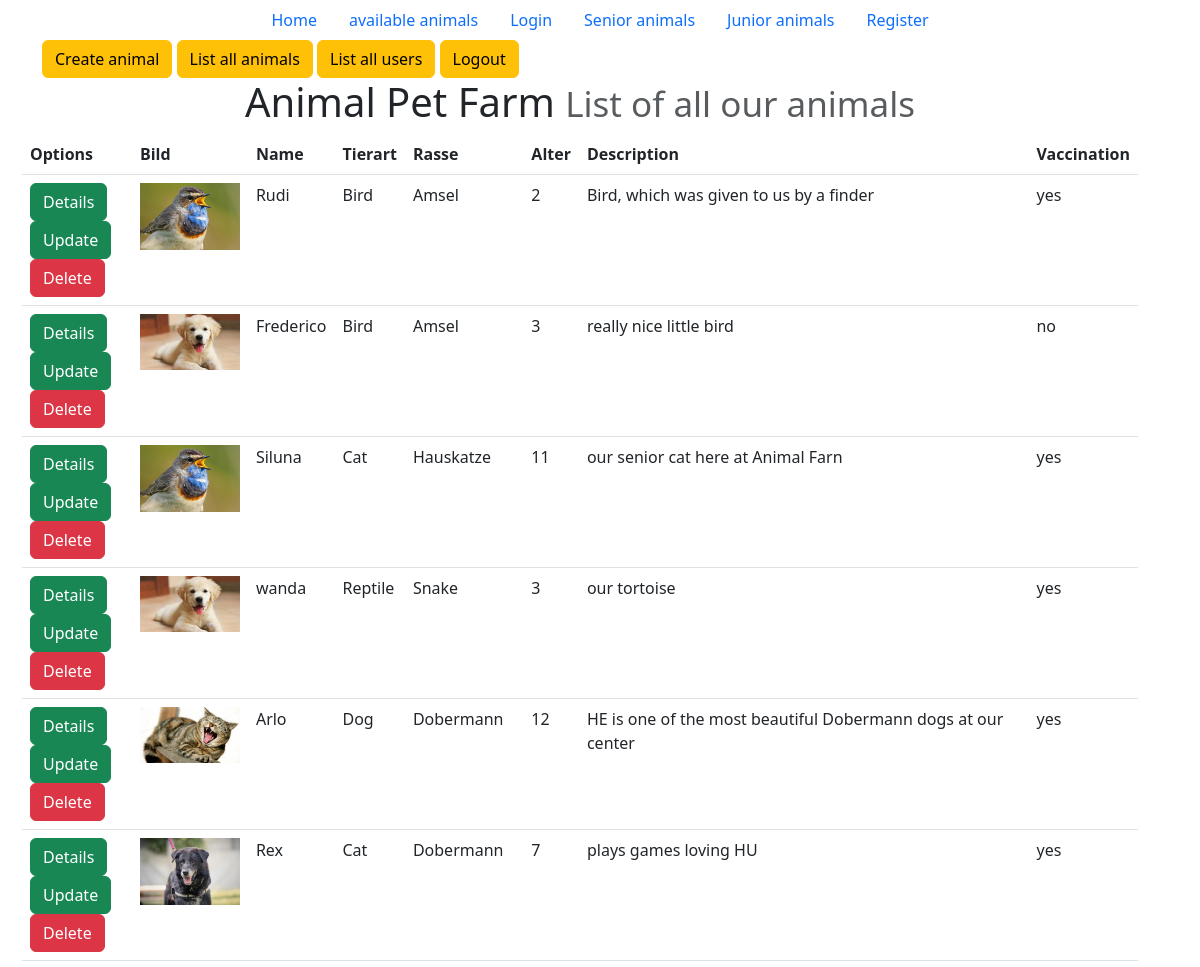
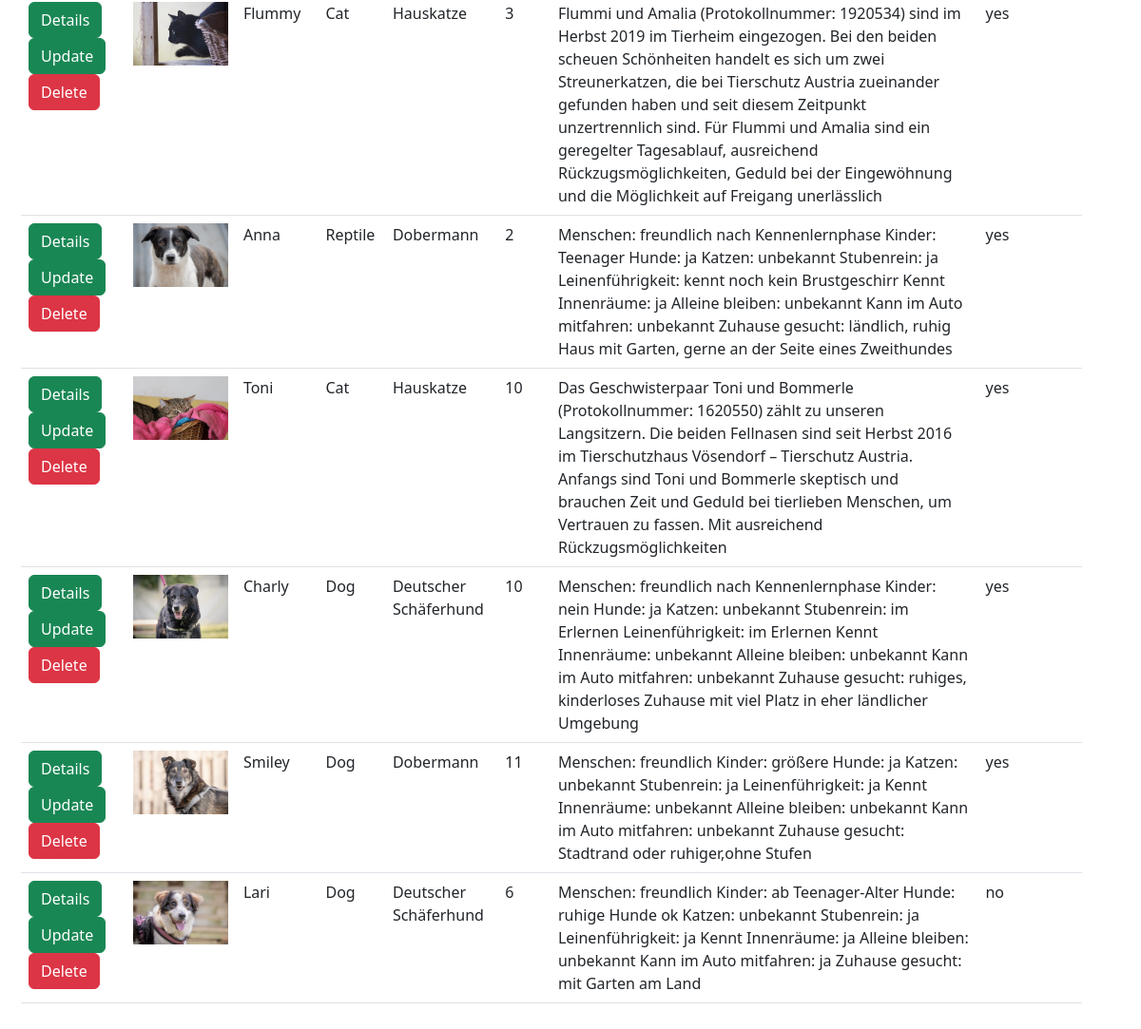
The app's page /listanimals.php (signed in) with its own data (2 pictures, top to bottom).
### tables this page shows
CREATE TABLE `pets` (
  `pet_id` int(11) NOT NULL,
  `name` varchar(200) NOT NULL,
  `picture` varchar(255) NOT NULL,
  `age` int(11) NOT NULL,
  `description` varchar(500) NOT NULL,
  `fk_animal_type_id` int(11) NOT NULL,
  `fk_breed_id` int(11) NOT NULL,
  `fk_vaccination_id` int(11) NOT NULL,
  `fk_size_id` int(11) NOT NULL,
  `fk_status_id` int(11) NOT NULL
);

CREATE TABLE `animal_type` (
  `type_id` int(11) NOT NULL,
  `animal_type` varchar(100) DEFAULT NULL
);

CREATE TABLE `breed` (
  `breed_id` int(11) NOT NULL,
  `breed_name` varchar(100) DEFAULT NULL
);

CREATE TABLE `vaccination` (
  `vacc_id` int(11) NOT NULL,
  `vacc_text` varchar(20) DEFAULT NULL
);

### listanimals.php (the view, shortened to what this page needs)
<?php
    require "components/db_connect.php";
    $sql="select pets.pet_id, pets.picture, pets.name, pets.age, animal_type.animal_type, pets.description, vaccination.vacc_text, animal_size.size, animal_status.animal_status, breed.breed_name from pets
    inner join animal_type on pets.fk_animal_type_id = animal_type.type_id
    inner join vaccination on pets.fk_vaccination_id = vaccination.vacc_id
    inner join animal_size on pets.fk_size_id = animal_size.size_id
    inner join animal_status on pets.fk_status_id = animal_status.animalstatus_id
    inner join breed on pets.fk_breed_id = breed.breed_id";
    $result = mysqli_query ($connect, $sql);
    $layout ="";
    $layout2="";
    if (mysqli_num_rows ($result) > 0){
        while($row = mysqli_fetch_assoc($result)){
              $layout2 .= "
                        <td>
                        <a href='details_animal.php?pet_id={$row["pet_id"]}' class='btn btn-success' tabindex='-1' role='button' >Details</a>
                        <a href='update_animal.php?pet_id={$row["pet_id"]}' class='btn btn-success' tabindex='-1' role='button' >Update</a>
                        <a href='delete_animal.php?animalid={$row["pet_id"]}' class='btn btn-danger'>Delete</a>
                        </td>
                        <td><img src='pictures/animals/" .$row['picture']."' width='100' alt='Card image cap'>
                        <td>{$row["name"]}</td>
                        <td>{$row["animal_type"]}</td>
                        <td>{$row["breed_name"]}</td>
                        <td>{$row["age"]}</td>
                        <td>{$row["description"]}</td>
                        <td>{$row["vacc_text"]}</td>
                        </tr>
                                ";
        };
    }else{
        $layout .= "no result";
    };
?>
    <!DOCTYPE html>
<html lang="en">
<head>
  <link rel="stylesheet" href="css/bootstrap.css">
</head>
<body>
<ul class="nav justify-content-center">
    <li class="nav-item">
        <a class="nav-link active" aria-current="page" href="index.php">Home</a>
    </li>
    <li class="nav-item">
        <a class="nav-link active" aria-current="page" href="home.php">available animals</a>
    </li>
    <li class="nav-item">
        <a class="nav-link" href="login.php">Login</a>
    </li>
    <li class="nav-item">
        <a class="nav-link" href="displayanimals.php?age=2" id="senior">Senior animals</a>
    </li>
    <li class="nav-item">
        <a class="nav-link" href="displayanimals.php?age=4" id="senior">Junior animals</a>
    </li>
     <li class="nav-item">
        <a class="nav-link" href="register.php">Register</a>
    </li>
</ul>
<div class="container">
        <a href='createanimal.php' class='btn btn-warning'>Create animal</a>
        <a href='listanimals.php' class='btn btn-warning'>List all animals</a>
        <a href='listusers.php' class='btn btn-warning'>List all users</a>
        <a href='logout.php?logout' class='btn btn-warning'>Logout</a>
</div>
    <div class="container " style="margin-left:10px;">
        <h1 class="text-center"> Animal Pet Farm <small class="text-muted">List of all our animals</small></h1>
        <table class='table'>
                    <thead>
                        <tr>
                        <th scope='col'>Options</th>
                        <th scope='col'>Bild</th>
                        <th scope='col'>Name</th>
                        <th scope='col'>Tierart</th>
                        <th scope='col'>Rasse</th>
                        <th scope='col'>Alter</th>
                        <th scope='col'>Description</th>
                        <th scope='col'>Vaccination</th>
                        </tr>
                    </thead>
                    <tbody>
                        <tr>
                            <?php
                                echo $layout2;
                                ?>
                        </tbody>
                        </table>
                            <br>
    </div>
</body>
</html>

### records on screen
pets: picture (picture), name "Rudi", fk_animal_type.animal_type "Bird", fk_breed.breed_name "Amsel", age "2", description "Bird, which was given to us by a finder", fk_vaccination.vacc_text "yes"
pets: picture (picture), name "Frederico", fk_animal_type.animal_type "Bird", fk_breed.breed_name "Amsel", age "3", description "really nice little bird", fk_vaccination.vacc_text "no"
pets: picture (picture), name "Siluna", fk_animal_type.animal_type "Cat", fk_breed.breed_name "Hauskatze", age "11", description "our senior cat here at Animal Farn", fk_vaccination.vacc_text "yes"
pets: picture (picture), name "wanda", fk_animal_type.animal_type "Reptile", fk_breed.breed_name "Snake", age "3", description "our tortoise", fk_vaccination.vacc_text "yes"
pets: picture (picture), name "Arlo", fk_animal_type.animal_type "Dog", fk_breed.breed_name "Dobermann", age "12", description "HE is one of the most beautiful Dobermann dogs at our center", fk_vaccination.vacc_text "yes"
pets: picture (picture), name "Rex", fk_animal_type.animal_type "Cat", fk_breed.breed_name "Dobermann", age "7", description "plays games loving HU", fk_vaccination.vacc_text "yes"
pets: picture (picture), name "Flummy", fk_animal_type.animal_type "Cat", fk_breed.breed_name "Hauskatze", age "3", description "Flummi und Amalia (Protokollnummer: 1920534) sind im Herbst 2019 im Tierheim eingezogen. Bei den beiden scheuen Schönheiten handelt es sich um zwei Streunerkatzen, die bei Tierschutz Austria zueinander gefunden haben und seit diesem Zeitpunkt unzertrennlich sind. Für Flummi und Amalia sind ein geregelter Tagesablauf, ausreichend Rückzugsmöglichkeiten, Geduld bei der Eingewöhnung und die Möglichkeit auf Freigang unerlässlich", fk_vaccination.vacc_text "yes"
pets: picture (picture), name "Anna", fk_animal_type.animal_type "Reptile", fk_breed.breed_name "Dobermann", age "2", description "Menschen: freundlich nach Kennenlernphase Kinder: Teenager Hunde: ja Katzen: unbekannt Stubenrein: ja Leinenführigkeit: kennt noch kein Brustgeschirr Kennt Innenräume: ja Alleine bleiben: unbekannt Kann im Auto mitfahren: unbekannt Zuhause gesucht: ländlich, ruhig Haus mit Garten, gerne an der Seite eines Zweithundes", fk_vaccination.vacc_text "yes"
pets: picture (picture), name "Toni", fk_animal_type.animal_type "Cat", fk_breed.breed_name "Hauskatze", age "10", description "Das Geschwisterpaar Toni und Bommerle (Protokollnummer: 1620550) zählt zu unseren Langsitzern. Die beiden Fellnasen sind seit Herbst 2016 im Tierschutzhaus Vösendorf – Tierschutz Austria. Anfangs sind Toni und Bommerle skeptisch und brauchen Zeit und Geduld bei tierlieben Menschen, um Vertrauen zu fassen. Mit ausreichend Rückzugsmöglichkeiten", fk_vaccination.vacc_text "yes"
pets: picture (picture), name "Charly", fk_animal_type.animal_type "Dog", fk_breed.breed_name "Deutscher Schäferhund", age "10", description "Menschen: freundlich nach Kennenlernphase Kinder: nein Hunde: ja Katzen: unbekannt Stubenrein: im Erlernen Leinenführigkeit: im Erlernen Kennt Innenräume: unbekannt Alleine bleiben: unbekannt Kann im Auto mitfahren: unbekannt Zuhause gesucht: ruhiges, kinderloses Zuhause mit viel Platz in eher ländlicher Umgebung", fk_vaccination.vacc_text "yes"
pets: picture (picture), name "Smiley", fk_animal_type.animal_type "Dog", fk_breed.breed_name "Dobermann", age "11", description "Menschen: freundlich Kinder: größere Hunde: ja Katzen: unbekannt Stubenrein: ja Leinenführigkeit: ja Kennt Innenräume: unbekannt Alleine bleiben: unbekannt Kann im Auto mitfahren: unbekannt Zuhause gesucht: Stadtrand oder ruhiger,ohne Stufen", fk_vaccination.vacc_text "yes"
pets: picture (picture), name "Lari", fk_animal_type.animal_type "Dog", fk_breed.breed_name "Deutscher Schäferhund", age "6", description "Menschen: freundlich Kinder: ab Teenager-Alter Hunde: ruhige Hunde ok Katzen: unbekannt Stubenrein: ja Leinenführigkeit: ja Kennt Innenräume: ja Alleine bleiben: unbekannt Kann im Auto mitfahren: ja Zuhause gesucht: mit Garten am Land", fk_vaccination.vacc_text "no"
